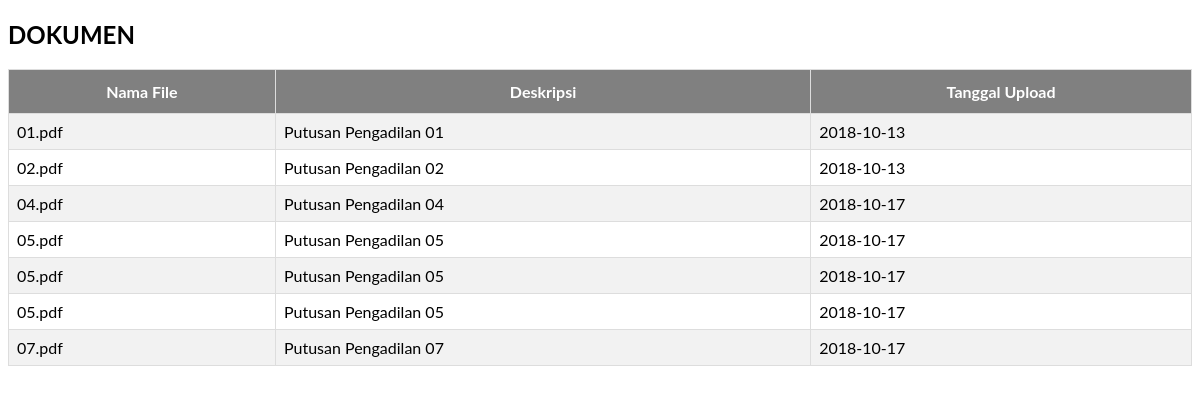
/dokumen.php, run on the app's committed database.
### tables this page shows
CREATE TABLE `upload` (
  `id_upload` int(11) NOT NULL,
  `nama_file` varchar(150) NOT NULL,
  `deskripsi` varchar(250) NOT NULL,
  `isi` text NOT NULL,
  `tgl_upload` date NOT NULL,
  `hits` int(11) NOT NULL
);

### dokumen.php (the view, shortened to what this page needs)
<!DOCTYPE html>
<html>
<body>
<div class="w3-container w3-content w3-center w3-padding-64" id="band">
    <h2 class="w3-wide">DOKUMEN</h2>
		<?php
$host='localhost';
$user='id7294462_luthfi';
$pass='alenatore';
$database='id7294462_dbstbi';
$conn=new mysqli($host,$user,$pass,$database) or die('MySql Tidak Connect');
?>
<table id="tabel">
<tr>
    <th> Nama File </th>
    <th> Deskripsi </th>
    <th> Tanggal Upload </th>
</tr>
<?php
$queri="Select * From upload" ;
$hasil=mysqli_query ($conn, $queri);
while ($data = mysqli_fetch_array ($hasil)){
 echo "
        <tr>
        <td>".$data['nama_file']."</td>
        <td>".$data['deskripsi']."</td>
        <td>".$data['tgl_upload']."</td>
        </tr>
        ";
}
?>
</table>
	</div>
</body>
</html>

### dokumen.php (style rules this page uses)
body { font-family: "Lato", sans-serif }
#tabel { border-collapse: collapse; width: 100%; }
#tabel td, #tabel th { border: 1px solid #ddd; padding: 8px; }
#tabel tr:nth-child(even) { background-color: #f2f2f2; }
#tabel th { padding-top: 12px; padding-bottom: 12px; text-align: center; background-color: grey; color: white; }

### data on the page
upload: nama_file "01.pdf", deskripsi "Putusan Pengadilan 01", tgl_upload "2018-10-13"
upload: nama_file "02.pdf", deskripsi "Putusan Pengadilan 02", tgl_upload "2018-10-13"
upload: nama_file "04.pdf", deskripsi "Putusan Pengadilan 04", tgl_upload "2018-10-17"
upload: nama_file "05.pdf", deskripsi "Putusan Pengadilan 05", tgl_upload "2018-10-17"
upload: nama_file "05.pdf", deskripsi "Putusan Pengadilan 05", tgl_upload "2018-10-17"
upload: nama_file "05.pdf", deskripsi "Putusan Pengadilan 05", tgl_upload "2018-10-17"
upload: nama_file "07.pdf", deskripsi "Putusan Pengadilan 07", tgl_upload "2018-10-17"
